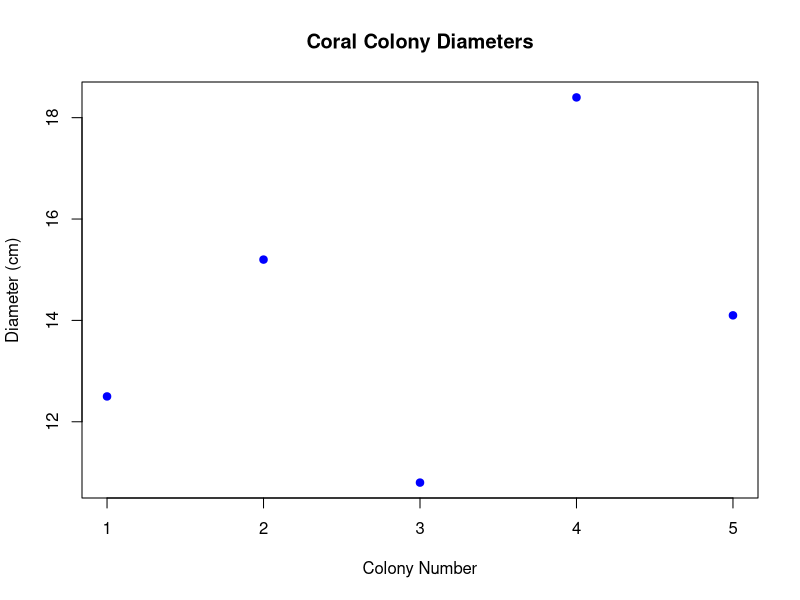
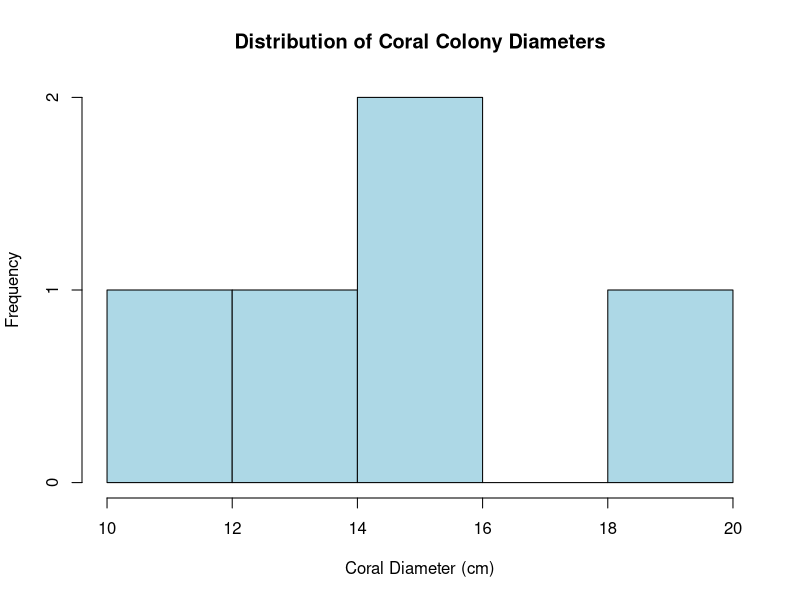
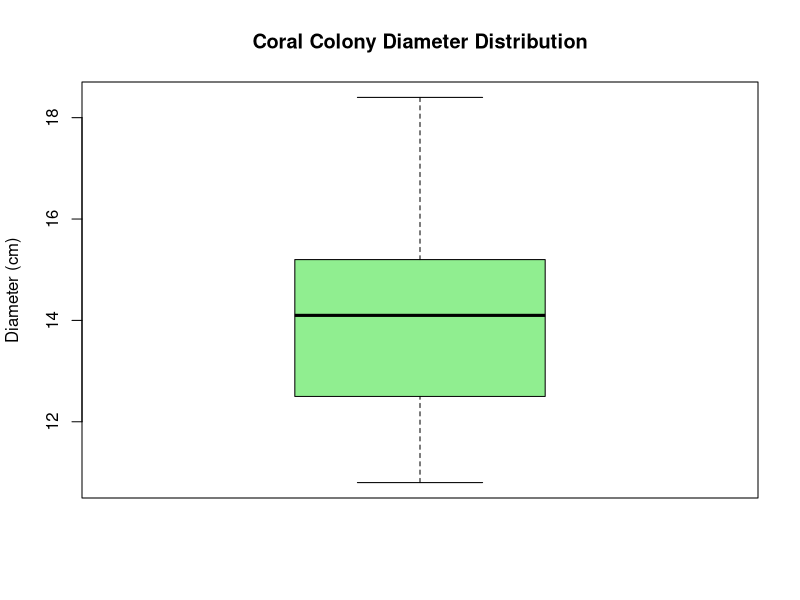
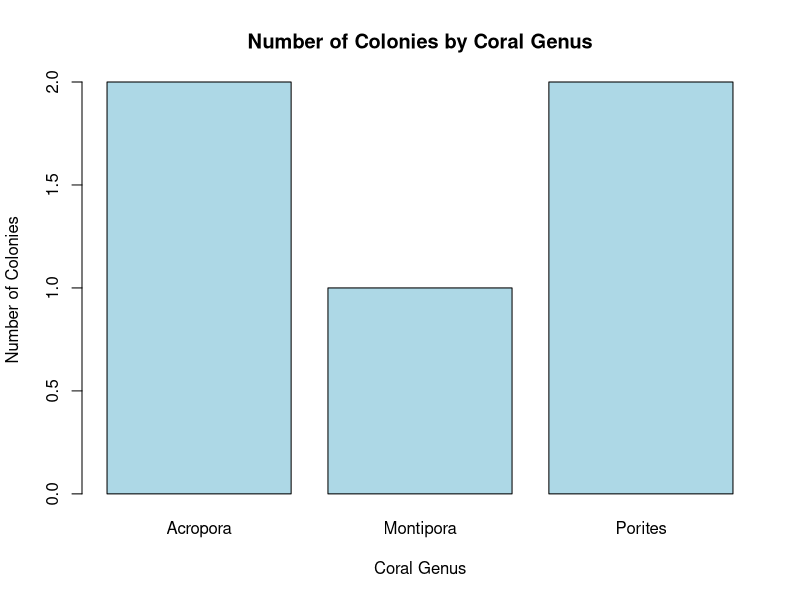
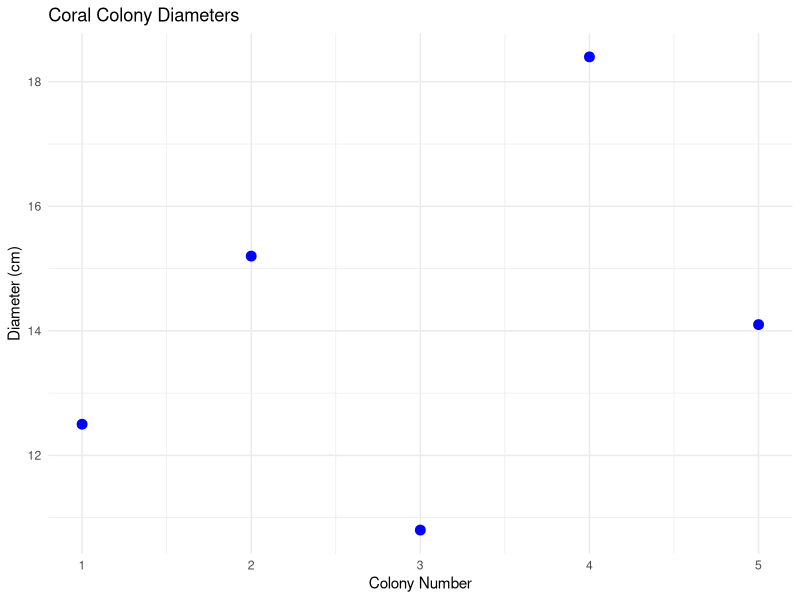
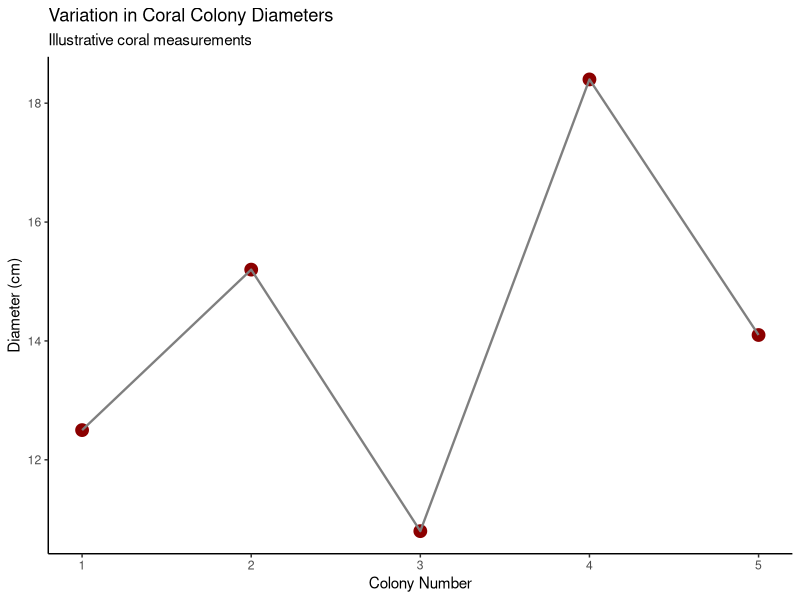
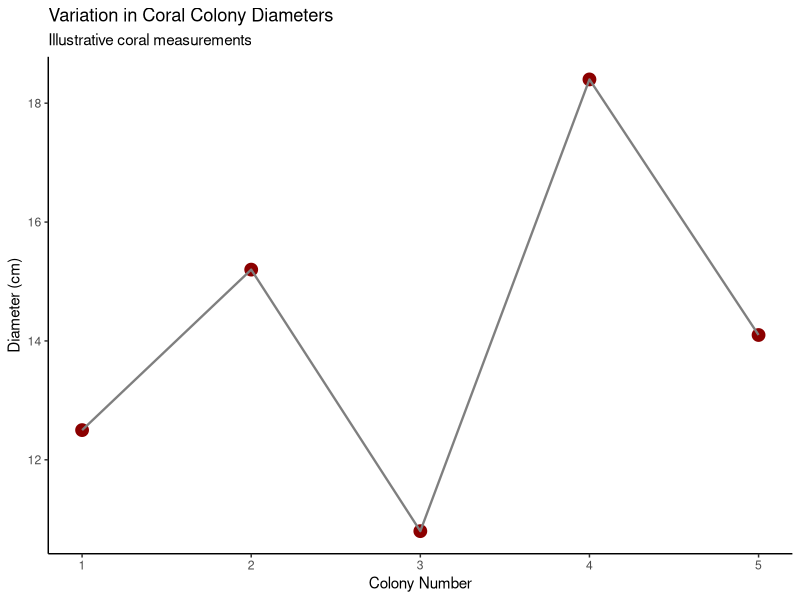

Generate these figures, in order, with R:
# MB5370 - Programming Fundamentals for Marine Science
# Module 1 - Workshop 2
# Topic: Data Visualisation in R
# Student: Trisha Waghela

# Workshop 2 - Basic Data Visualisation

# Example coral colony diameters (cm)
coral_diameters <- c(12.5, 15.2, 10.8, 18.4, 14.1)

# Create a scatter plot
plot(
  coral_diameters,
  main = "Coral Colony Diameters",
  xlab = "Colony Number",
  ylab = "Diameter (cm)",
  col = "blue",
  pch = 19
)

# Workshop 2 - Histogram

hist(
  coral_diameters,
  main = "Distribution of Coral Colony Diameters",
  xlab = "Coral Diameter (cm)",
  ylab = "Frequency",
  col = "lightblue",
  border = "black"
)
# Workshop 2 - Boxplot

boxplot(
  coral_diameters,
  main = "Coral Colony Diameter Distribution",
  ylab = "Diameter (cm)",
  col = "lightgreen",
  border = "black"
)
# Workshop 2 - Bar Chart

# Example coral genus observations
coral_genera <- c(
  "Acropora", "Porites", "Acropora",
  "Montipora", "Porites"
)

# Count colonies by genus
genus_counts <- table(coral_genera)

# Create a bar chart
barplot(
  genus_counts,
  main = "Number of Colonies by Coral Genus",
  xlab = "Coral Genus",
  ylab = "Number of Colonies",
  col = "lightblue",
  border = "black"
)
# Workshop 2 - Introduction to ggplot2

# Load the ggplot2 package
library(ggplot2)

# Create a practice dataset
coral_df <- data.frame(
  Colony = 1:5,
  Diameter_cm = c(12.5, 15.2, 10.8, 18.4, 14.1)
)

# Create a scatter plot using ggplot2
ggplot(coral_df, aes(x = Colony, y = Diameter_cm)) +
  geom_point(color = "blue", size = 3) +
  labs(
    title = "Coral Colony Diameters",
    x = "Colony Number",
    y = "Diameter (cm)"
  ) +
  theme_minimal()
# Workshop 2 - Customising ggplot2

ggplot(coral_df, aes(x = Colony, y = Diameter_cm)) +
  geom_point(color = "darkred", size = 4) +
  geom_line(color = "grey50", linewidth = 0.8) +
  labs(
    title = "Variation in Coral Colony Diameters",
    subtitle = "Illustrative coral measurements",
    x = "Colony Number",
    y = "Diameter (cm)"
  ) +
  theme_classic()
# Workshop 2 - Export a figure

ggsave(
  filename = "output/Coral_Diameter_Plot.png",
  plot = last_plot(),
  width = 7,
  height = 5,
  units = "in",
  dpi = 300
)
